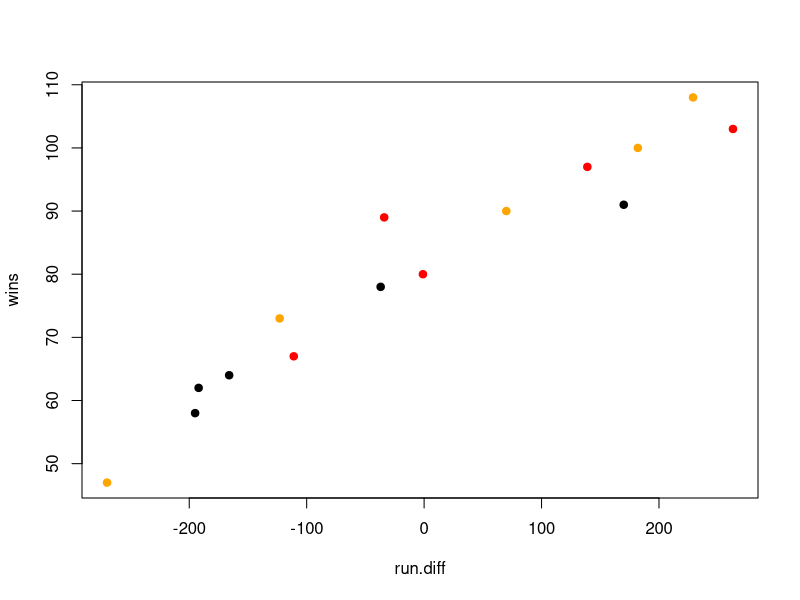
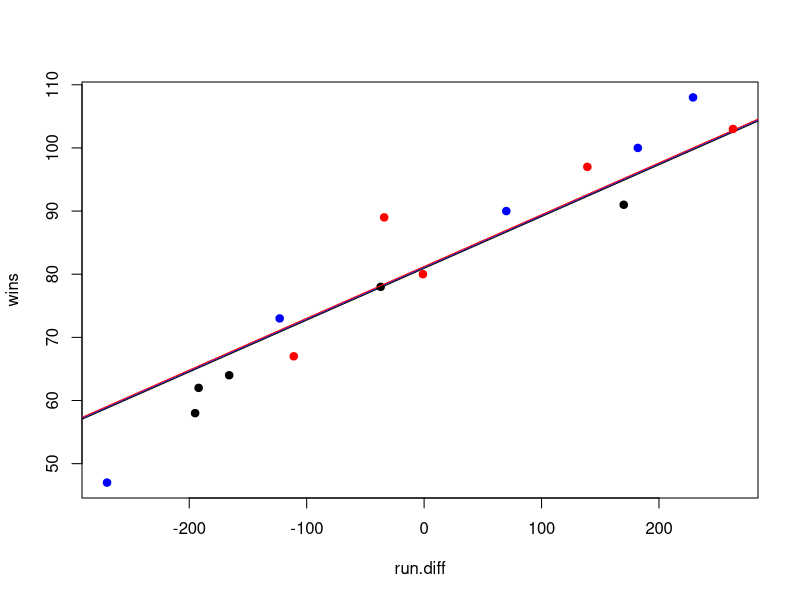

The R script that drew these images, in order:
## ---- chunk 1
#url <- "http://www.espn.com/mlb/standings/_/seaso#n/2017"
#p <- htmlParse(url)
#baseball <- readHTMLTable(url, header=FALSE, #which=1, skip.rows=c(1:21,27,33),

baseball <- read.table(text="108,229,'East'
100,182,'East'
90,70,'East'
73,-123,'East'
47,-270,'East'
91,170,'Central'
78,-37,'Central'
64,-166,'Central'
62,-192,'Central'
58,-195,'Central'
103,263,'West'
97,139,'West'
89,-34,'West'
80,-1,'West'
67,-111,'West'", header=FALSE, sep=",")  

names(baseball) <- c("wins","run.diff","division")
str(baseball)

## ---- chunk 2
#summary statistics by division
by(baseball$wins, baseball$division,mean)
by(baseball$run.diff, baseball$division, mean)
by(baseball$wins, baseball$division,sd)
by(baseball$run.diff, baseball$division, sd)

#scatterplot
plot(wins~run.diff, data=baseball, type="n")
points(wins~run.diff, data=subset(baseball, division=="East"),pch=19,col="orange")
points(wins~run.diff, data=subset(baseball, division=="Central"),pch=19,col="black")
points(wins~run.diff, data=subset(baseball, division=="West"),pch=19,col="red")
## ---- chunk 3

#Model: wins~divison+run.diff (in R)
baseball$division<-factor(baseball$division)
out1.baseball <- lm(wins~division+run.diff, data=baseball, x=TRUE, y=TRUE)

out1.baseball$x
#divisionCentral is unnecessary since "Central" is divisionEast=0 and divisionWest=0
#in R, it takes out the first factor in alphabetical order
#Which level should be omitted?
  #Consequences:
  #beta0= y-intercept = mean of y when all other x's are zero
      #Rundiff=0
      #div.east = 0
      #div.west = 0
      #really the central division

#So beta0 is the y intercept for Central division
#Since we are making all comparisons to the ALEast, then specify EAST as the level that is omitted

#to specify that East is the level we want to compare against
baseball$division <- relevel(baseball$division, "East")
out2.baseball <- lm(wins~division+run.diff, data=baseball, x=TRUE, y=TRUE)

#Regression Coefficient Interpretation:
  #Since division has 3 levels, there are actually 3 models:
    #If division = "East":    beta0 +beta1(Central=0)+beta2(West=0)+beta3(run.diff)  so model: beta0+beta3(run.diff)
    #If division = "Central": beta0 +beta1(Central=1)+beta2(West=0)+beta3(run.diff)  so model: beta0+beta1+beta3(run.diff)
                                                                                    #real y intercept = beta0+beta1
    #If division = "West":    beta0 +beta1(Central=0)+beta2(West=1)+beta3(run.diff)  so model: beta0+beta2+beta3(run.diff)

  #Beta0 = yintercept for East
  #Beta1 = difference between Central and East for all run.diff
  #Beta2 = difference between West and East for all run.diff
  #Beta3 = partial slope of run.diff

#Is the AL East the hardest division
# H0: beta1 = 0 (compare to Central)
#     beta2 = 0 (compare to West)


summary(out2.baseball)

#if East, beta0+beta3run.diff -> 81.1+0.08run.diff
#if Cent, beta0+beta1+beta3run.diff -> (81.1-0.17) + 0.08run.diff
#if West, beta0+beta2+beta3run.diff -> (81.1+0.14) + 0.08run.diff


#To show the 3 models that are estimated (one for each factor level)
#Scatterplot(I took the pic)

#AL East
plot(wins~run.diff, data=baseball, type="n")
points(wins~run.diff, data=subset(baseball, division=="East"),pch=19,col="blue")
abline(81.096918, 0.082029, col="blue")
#AL Central
points(wins~run.diff, data=subset(baseball, division=="Central"),pch=19,col="black")
abline(81.096918-0.168041, 0.082029, col="black")
#AL West
points(wins~run.diff, data=subset(baseball, division=="West"),pch=19,col="red")
abline(81.096918+0.138265, 0.082029, col="red")





## ---- chunk 4
#H0: no difference in mean wins between divisions
#Test H0: no division effect
reduced.baseball2 <- lm(wins~run.diff, data=baseball)
anova(reduced.baseball2, out2.baseball)
